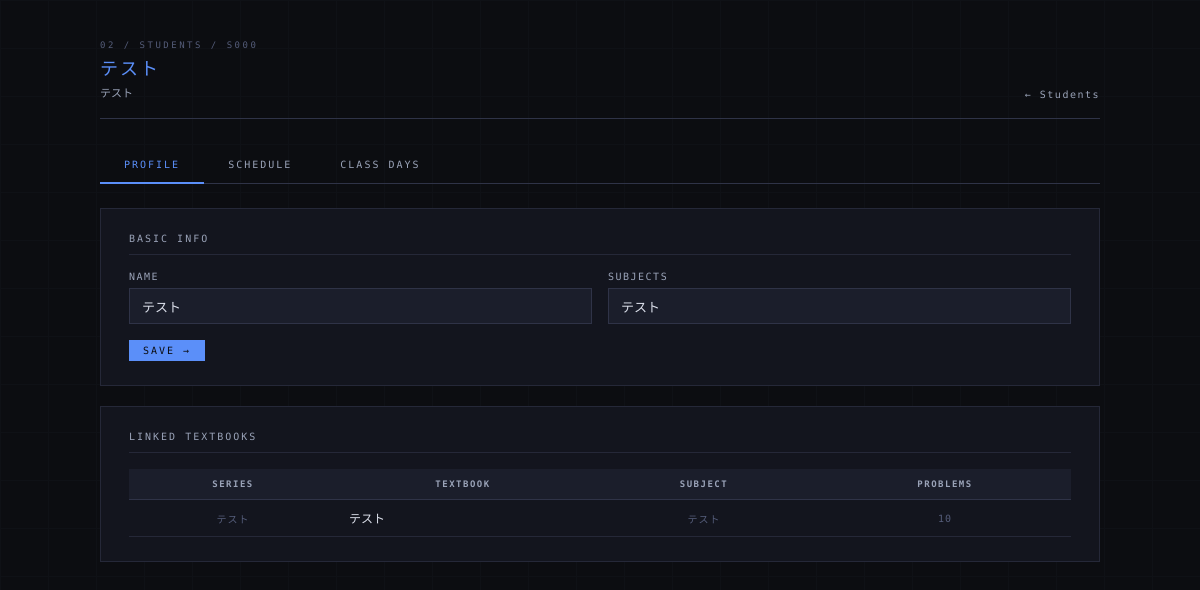
The page /students/S000 on the database its author committed.
### tables this page shows
CREATE TABLE students (
            student_id TEXT PRIMARY KEY,
            name TEXT NOT NULL,
            subjects TEXT NOT NULL
        , plan_mode TEXT DEFAULT 'all');

CREATE TABLE textbooks (
        textbook_id INTEGER PRIMARY KEY AUTOINCREMENT,
        series_id INTEGER,
        name TEXT NOT NULL,
        subject TEXT NOT NULL,
        description TEXT,
        FOREIGN KEY (series_id) REFERENCES series(series_id)
    );

### app.py (the view)
@app.route("/students/<student_id>", methods=["GET"])
def student_detail(student_id):
    from database import get_auto_next_class_date
    conn = get_connection()
    c = conn.cursor()
    c.execute("SELECT * FROM students WHERE student_id=?", (student_id,))
    student = c.fetchone()
    if not student:
        conn.close()
        return "Student not found", 404
    subjects = [s.strip() for s in student["subjects"].split(",")]
    c.execute("""
        SELECT t.textbook_id, t.name, t.subject,
               s.name as series_name,
               COUNT(DISTINCT p.problem_id) as problem_count
        FROM textbooks t
        LEFT JOIN series s ON t.series_id = s.series_id
        LEFT JOIN problems p ON t.textbook_id = p.textbook_id
        JOIN student_textbooks st ON t.textbook_id = st.textbook_id
        WHERE st.student_id=?
        GROUP BY t.textbook_id ORDER BY t.subject, t.name
    """, (student_id,))
    textbooks = c.fetchall()
    c.execute("SELECT dow, available_minutes FROM schedule_base WHERE student_id=?",
              (student_id,))
    base_schedule = {r["dow"]: r["available_minutes"] for r in c.fetchall()}
    c.execute("SELECT date, available_minutes FROM schedule_override WHERE student_id=? ORDER BY date",
              (student_id,))
    overrides = c.fetchall()
    subject_base = {}
    c.execute("SELECT subject, dow, available_minutes FROM schedule_base_subject WHERE student_id=?",
              (student_id,))
    for r in c.fetchall():
        if r["subject"] not in subject_base:
            subject_base[r["subject"]] = {}
        subject_base[r["subject"]][r["dow"]] = r["available_minutes"]
    subject_overrides = {}
    c.execute("""SELECT subject, date, available_minutes FROM schedule_override_subject
                 WHERE student_id=? ORDER BY subject, date""", (student_id,))
    for r in c.fetchall():
        if r["subject"] not in subject_overrides:
            subject_overrides[r["subject"]] = []
        subject_overrides[r["subject"]].append(r)
    schedule_map = {}
    c.execute("SELECT subject, dow FROM class_schedule_base WHERE student_id=?",
              (student_id,))
    for r in c.fetchall():
        if r["subject"] not in schedule_map:
            schedule_map[r["subject"]] = {}
        schedule_map[r["subject"]][r["dow"]] = True
    next_class_map = {}
    c.execute("SELECT subject, next_class_date FROM class_schedule_override WHERE student_id=?",
              (student_id,))
    for r in c.fetchall():
        next_class_map[r["subject"]] = r["next_class_date"] or ""
    conn.close()
    auto_next = {}
    for subj in subjects:
        if not next_class_map.get(subj):
            auto_next[subj] = get_auto_next_class_date(student_id, subj) or "—"
    return render_template("student_detail.html",
                           student=student,
                           subjects=subjects,
                           textbooks=textbooks,
                           base_schedule=base_schedule,
                           overrides=overrides,
                           subject_base=subject_base,
                           subject_overrides=subject_overrides,
                           schedule_map=schedule_map,
                           next_class_map=next_class_map,
                           auto_next=auto_next)

### app.py (called while the page is built)
@app.before_request
def require_login():
    password = os.environ.get('APP_PASSWORD', '')
    if not password:
        return
    if request.endpoint in ('login', 'logout', 'static', 'api_tool'):
        return
    if not session.get('logged_in'):
        return redirect(url_for('login'))

### database.py (called while the page is built)
def get_connection():
    conn = sqlite3.connect(DB_PATH)
    conn.row_factory = sqlite3.Row
    return conn

### templates/student_detail.html (shortened to what this page needs)
<!DOCTYPE html>
<html lang="ja">
<head>
</head>
<body>
<div class="container">
  <div class="page-header fade-in">
    <div>
      <div class="page-label">02 / Students / {{ student.student_id }}</div>
      <div class="page-title" style="color:#5b8ff9;">{{ student.name }}</div>
      <div class="page-title-ja">{{ student.subjects }}</div>
    </div>
    <a class="page-header-back" href="/students">Students</a>
  </div>
  <div class="tab-bar fade-in">
    <button class="tab-btn active" onclick="switchTab('profile')">Profile</button>
    <button class="tab-btn" onclick="switchTab('schedule')">Schedule</button>
    <button class="tab-btn" onclick="switchTab('classdays')">Class Days</button>
  </div>
  <div class="tab-content active" id="tab-profile">
    <div class="card">
      <div class="card-title">Basic Info</div>
      <form method="POST" action="/students/{{ student.student_id }}/update">
        <div class="grid-2">
          <div>
            <label>Name</label>
            <input type="text" name="name" value="{{ student.name }}" required>
          </div>
          <div>
            <label>Subjects</label>
            <input type="text" name="subjects" value="{{ student.subjects }}">
          </div>
        </div>
        <div style="margin-top:16px;">
          <button type="submit" class="btn btn-primary btn-sm">Save →</button>
        </div>
      </form>
    </div>
    <div class="card">
      <div class="card-title">Linked Textbooks</div>
      <table class="data-table">
        <thead>
          <tr><th>Series</th><th>Textbook</th><th>Subject</th><th>Problems</th></tr>
        </thead>
        <tbody>
        {% for t in textbooks %}
        <tr>
          <td class="meta-text">{{ t.series_name or '—' }}</td>
          <td class="left">{{ t.name }}</td>
          <td class="meta-text">{{ t.subject }}</td>
          <td class="meta-text">{{ t.problem_count }}</td>
        </tr>
        {% endfor %}
        </tbody>
      </table>
    </div>
  </div>
</div>
</body>
</html>

### templates/student_detail.html (style rules this page uses)
:root { --bg:#0c0d11; --surface:#13151e; --surface2:#1b1e2b; --surface3:#222536; --border:#252838; --border-light:#2f3347; --text:#dde1ec; --text-muted:#9aa3b8; --text-dim:#555d7a; --blue:#5b8ff9; --green:#3ecf8e; --amber:#f5a623; --rose:#f06292; --red:#ef4444; --blue-bg:rgba(91,143,249,0.10); --green-bg:rgba(62,207,142,0.10); --amber-bg:rgba(245,166,35,0.10); --rose-bg:rgba(240,98,146,0.10); }
*, *::before, *::after { margin:0; padding:0; box-sizing:border-box; }
body { font-family:'Noto Serif JP',serif; background:var(--bg); color:var(--text); min-height:100vh; padding:40px 32px 80px; -webkit-font-smoothing:antialiased; }
body::after { content:''; position:fixed; inset:0; background-image: linear-gradient(var(--border) 1px,transparent 1px), linear-gradient(90deg,var(--border) 1px,transparent 1px); background-size:48px 48px; opacity:0.15; pointer-events:none; z-index:0; }
.container { max-width:1000px; margin:0 auto; position:relative; z-index:1; }
.page-header { display:flex; align-items:flex-end; justify-content:space-between; margin-bottom:28px; padding-bottom:18px; border-bottom:1px solid var(--border-light); }
.page-label { font-family:'DM Mono',monospace; font-size:9px; letter-spacing:2.5px; text-transform:uppercase; color:var(--text-dim); margin-bottom:4px; }
.page-title { font-family:'DM Mono',monospace; font-weight:500; font-size:18px; letter-spacing:2px; text-transform:uppercase; }
.page-title-ja { font-family:'Noto Serif JP',serif; font-weight:300; font-size:11px; color:var(--text-muted); margin-top:4px; }
.page-header-back { font-family:'DM Mono',monospace; font-size:10px; color:var(--text-muted); letter-spacing:1.5px; text-decoration:none; transition:color 0.15s; }
.page-header-back::before { content:'← '; }
.card { background:var(--surface); border:1px solid var(--border); padding:24px 28px; margin-bottom:20px; }
.card-title { font-family:'DM Mono',monospace; font-size:10px; letter-spacing:2px; text-transform:uppercase; color:var(--text-muted); margin-bottom:16px; padding-bottom:10px; border-bottom:1px solid var(--border); }
label { display:block; font-family:'DM Mono',monospace; font-size:10px; letter-spacing:1.5px; text-transform:uppercase; color:var(--text-muted); margin-bottom:6px; margin-top:16px; }
label:first-child { margin-top:0; }
input[type="text"], input[type="date"], input[type="number"], select, textarea { width:100%; padding:9px 12px; background:var(--surface2); border:1px solid var(--border-light); color:var(--text); font-family:'Noto Serif JP',serif; font-size:13px; outline:none; transition:border-color 0.15s; }
.btn { font-family:'DM Mono',monospace; font-size:11px; letter-spacing:2px; text-transform:uppercase; padding:10px 24px; border:none; cursor:pointer; transition:all 0.15s; display:inline-flex; align-items:center; gap:8px; }
.btn-primary { background:var(--blue); color:#0c0d11; }
.btn-sm { padding:5px 14px; font-size:10px; }
.grid-2 { display:grid; grid-template-columns:1fr 1fr; gap:16px; }
.data-table { width:100%; border-collapse:collapse; background:var(--surface); font-size:12px; }
.data-table th { background:var(--surface2); color:var(--text-muted); font-family:'DM Mono',monospace; font-size:9px; letter-spacing:1.5px; text-transform:uppercase; padding:10px 12px; text-align:center; border-bottom:1px solid var(--border-light); white-space:nowrap; }
.data-table td { padding:9px 12px; border-bottom:1px solid var(--border); text-align:center; vertical-align:middle; }
.data-table td.left { text-align:left; font-family:'Noto Serif JP',serif; }
.meta-text { font-family:'DM Mono',monospace; font-size:10px; color:var(--text-dim); letter-spacing:1px; }
.fade-in { animation:fadeIn 0.3s ease both; }
a { color:var(--blue); text-decoration:none; }
.tab-bar { display:flex; gap:0; margin-bottom:0; border-bottom:1px solid var(--border-light); }
.tab-btn { font-family:'DM Mono',monospace; font-size:10px; letter-spacing:2px; text-transform:uppercase; padding:12px 24px; background:transparent; border:none; border-bottom:2px solid transparent; color:var(--text-muted); cursor:pointer; transition:all 0.15s; margin-bottom:-1px; }
.tab-btn.active { color:var(--blue); border-bottom-color:var(--blue); }
.tab-content { display:none; padding-top:24px; }
.tab-content.active { display:block; }

### rows shown on the page
students: student_id "S000", name "テスト", subjects "テスト"
textbooks: series_name "テスト", name "テスト", subject "テスト", problem_count "10"
